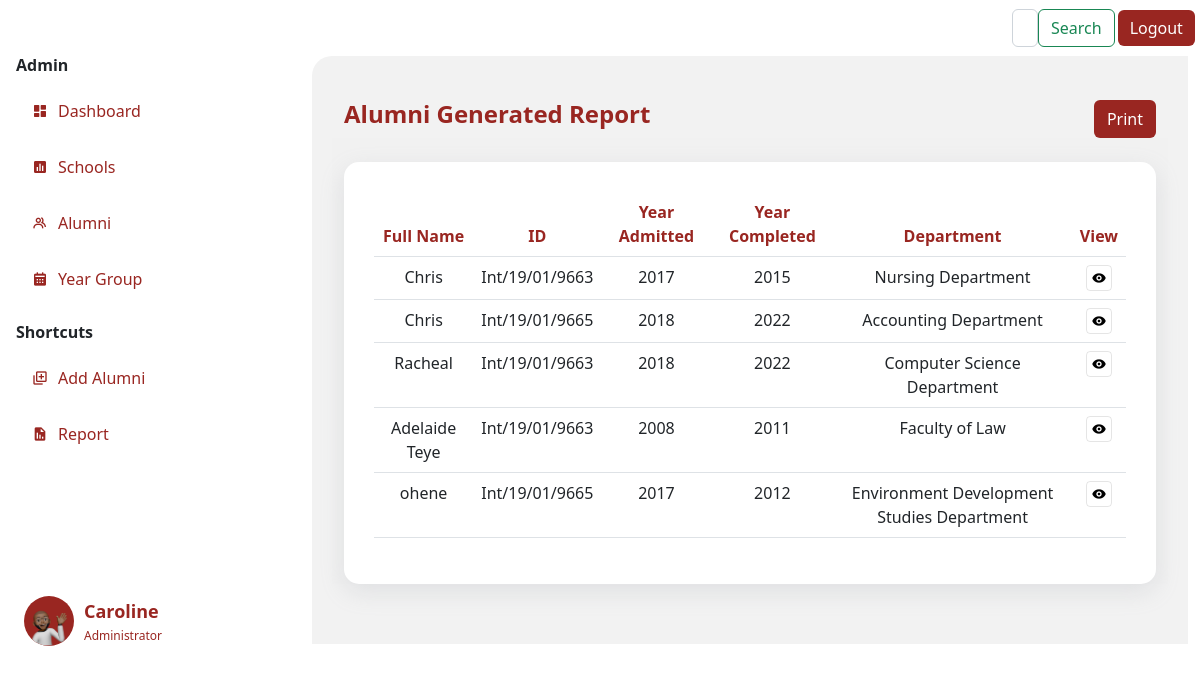
Page /newreport (signed in) on the earlier database version.
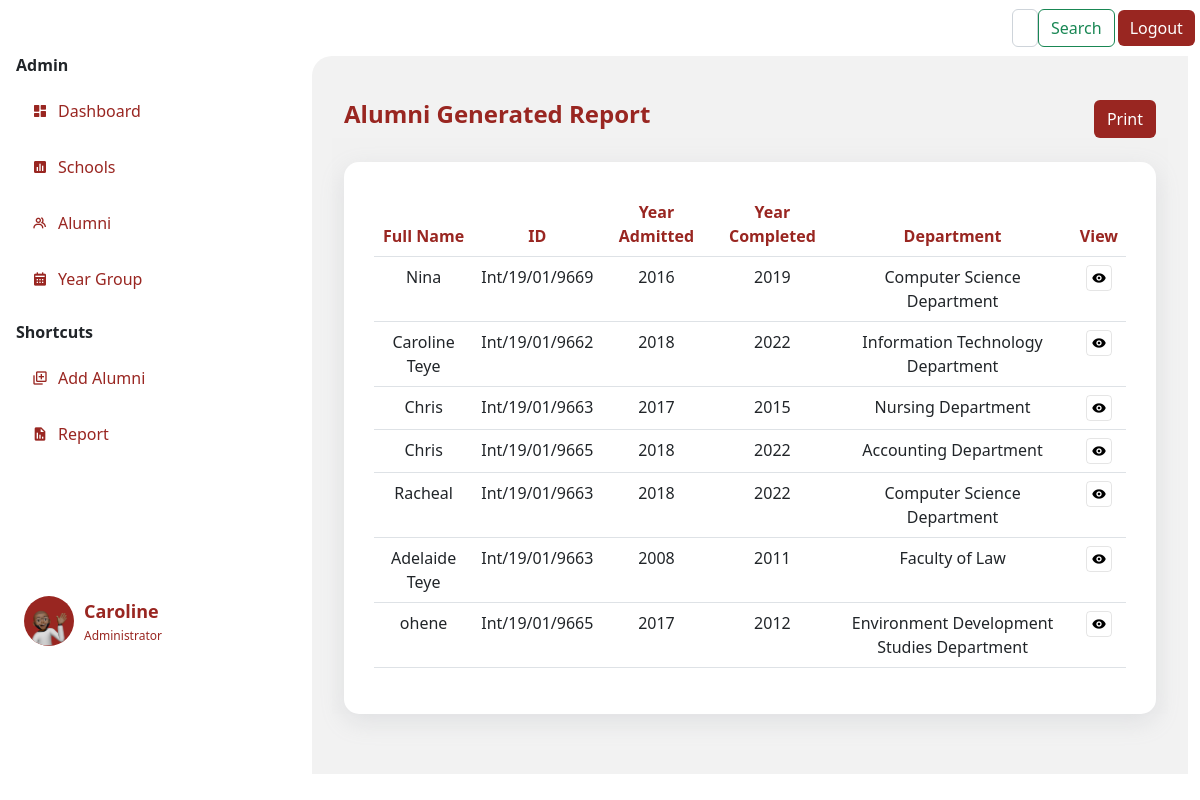
Same page on the later database version.
### app.py (models this page shows)
class User(db.Model,UserMixin):
    id= db.Column(db.Integer, primary_key=True)
    fullname= db.Column(db.String()  )
    indexnumber= db.Column(db.Integer())
    gender= db.Column(db.String()    )
    school= db.Column(db.String()    )
    department= db.Column(db.String()    )
    program= db.Column(db.String()   )
    completed= db.Column(db.Integer()     )
    admitted= db.Column(db.Integer()  )
    email= db.Column(db.String()     )
    telephone= db.Column(db.String()     )
    hall= db.Column(db.String()  )
    nationality= db.Column(db.String()   )
    address= db.Column(db.String()   )
    work= db.Column(db.String()  )
    guardian= db.Column(db.String()  )
    kin= db.Column(db.String()   )
    relationship= db.Column(db.String()  )
    marital= db.Column(db.String()   )
    health= db.Column(db.String()    )
    extra= db.Column(db.String()     )
    image_file = db.Column(db.String(20))
    def __repr__(self):
        return f"User('{self.id}', {self.fullname}, {self.gender}'"

### app.py (the view)
@app.route('/newreport', methods=['GET', 'POST'])
@login_required
def newreport():
    users=User.query.order_by(User.id.desc()).all()
    print(users)
    return render_template("newreport.html", users=users)

### forms.py
class Search(FlaskForm):
    searched = StringField('Searched', validators=[DataRequired()])
    submit = SubmitField('Search')

### app.py (called while the page is built)
@login_manager.user_loader
def load_user(user_id):
    return Person.query.get(int(user_id))

@app.context_processor
def base():
    form=Search()
    return dict(form=form)

### templates/newreport.html (shortened to what this page needs)
{% extends 'layout.html' %}
{% block body %}
      <div style="display: flex; justify-content: space-between; margin: 10px 12px 0 12px; margin-top: 3vh;">
          <h4 style="color: #992621;  text-align: center;"><b>Alumni Generated Report</b></h4>
          <button type="button" class="btn" style="background: #992621; color: #fff;"> Print</button>
      </div>
        <div class="container" style="background: #f2f2f2f2;" data-aos="fade-up" data-aos-duration="3000">
        <br>
          <div class="dashboard-item" >
            <table class="table">
                <thead style="text-align: center; color: #992621;">
                <tr >
                    <th scope="col">Full Name</th>
                    <th scope="col">ID</th>
                    <th scope="col">Year Admitted</th>
                    <th scope="col">Year Completed</th>
                    <th scope="col">Department</th>
                    <th scope="col-1">View</th>
                </tr>
                </thead>
                {%for user in users%}
                <tbody style="text-align: center;">
                <tr>
                    <td scope="row">{{user.fullname}}</th>
                    <td>{{user.indexnumber}}</td>
                    <td>{{user.admitted}}</td>
                    <td>{{user.completed}}</td>
                    <td>{{user.department}}</td>
                    <td>
                      <a href="" class="table-#" style="height: 4vh; border-radius: 5px; width: 2vw; align-items: center; color: black;" >
                        <i class='bx bxs-show bx-border icon'></i>
                      </a>
                    </td>
                </tr>
                </tbody>
                {%endfor%}
            </table>
          </div>
        </div>
  </div>
  {% endblock body %}

Differences in the rows shown:
added User: fullname "Nina", indexnumber "Int/19/01/9669", admitted "2016", completed "2019", department "Computer Science Department"
added User: fullname "Caroline Teye", indexnumber "Int/19/01/9662", admitted "2018", completed "2022", department "Information Technology Department"
